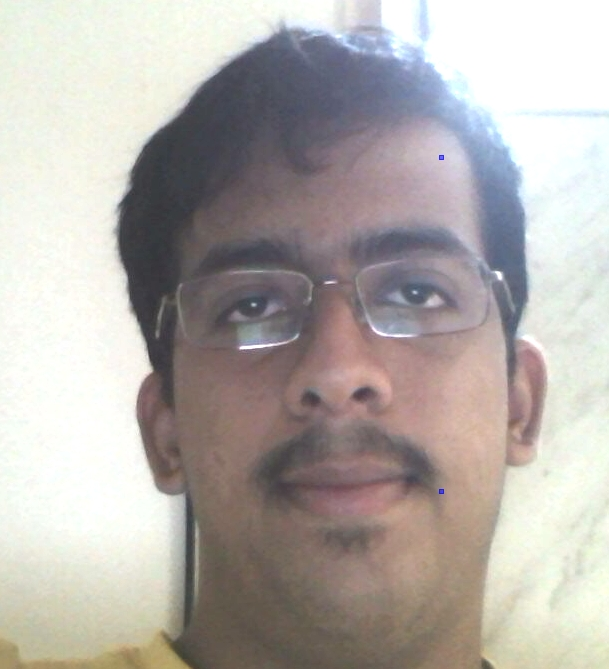
//> input picture my_pic.jpg, 609 x 669 px
$ ./code_hsv my_pic.jpg   (built with g++ and OpenCV 4)
//> lines starting //> are read from the running program, lines starting //| are printed output that depends on the picture
#include<highgui.h>
#include<cv.h>
using namespace std;
using namespace cv;
Vec3b colour[7];
Vec3b find_similar(Vec3b a)
{
long int dist,min_index=0,min_dist=32767;
for (int i=0;i<7;i++)
{
dist = sqrt(pow((colour[i][0]-a[0]),2) + pow((colour[i][1]-a[1]),2) + pow((colour[i][2]-a[2]),2));
if (dist<=min_dist)
{
min_dist=dist;
min_index=i;
}
}
return colour[min_index];
}
char colour_finder(Vec3b a)
{
if (a[0]==255)
{
if (a[1]==255)
return 'w';
else
return 'b';
}
else if (a[1]==255)
{
if (a[2]==255)
return 'y';
else
return 'g';
}
else
{
if (a[2]==255)
{
if (a[1]==140)
return 'o';
else
return 'r';
}
else
return 'n';
}

}
int main(int argc,char **argv)
{
colour[0]=Vec3b(0,0,0);
colour[1]=Vec3b(240,100,100);
colour[2]=Vec3b(120,100,100);
colour[3]=Vec3b(180,100,100);
colour[4]=Vec3b(0,100,100);
colour[5]=Vec3b(0,0,100);
colour[6]=Vec3b(0,140,255);

int width,height;

cout<<"Please enter the output file width"<<endl;
cin>>width;
//> the answer given: 100
cout<<"Please enter the output file height"<<endl;
cin>>height;
//> the answer given: 100

FILE *fp=fopen("output1.csv","w");
Mat img=imread(argv[1]);
//> img is the input picture: 669 rows x 609 cols, CV_8UC3; mean B, G, R 170.2, 174.3, 180
resize(img,img,Size(),(double)width/img.cols,(double)height/img.rows);
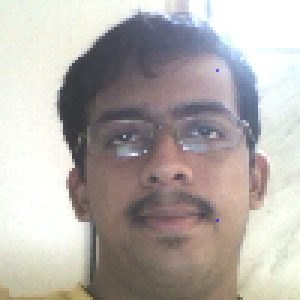
//> img: 100 rows x 100 cols, CV_8UC3 (shown 3 times larger); mean B, G, R 170, 174.2, 179.9
imshow("orig",img);

for (int i=0;i<height;i++)
{
for (int j=0;j<width;j++)
{
img.at<Vec3b>(i,j)=find_similar(img.at<Vec3b>(i,j));
fprintf(fp,"%c ",colour_finder(img.at<Vec3b>(i,j)));
}
fprintf(fp,"\n");
}
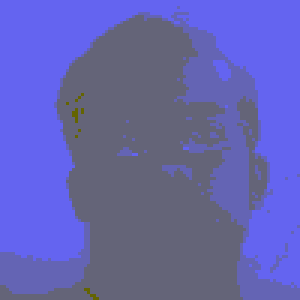
//> img: 100 rows x 100 cols, CV_8UC3 (shown 3 times larger); mean B, G, R 177.3, 100, 100
imshow("new",img);
cvWaitKey(0);
}

$ run again, on malika 01.jpg
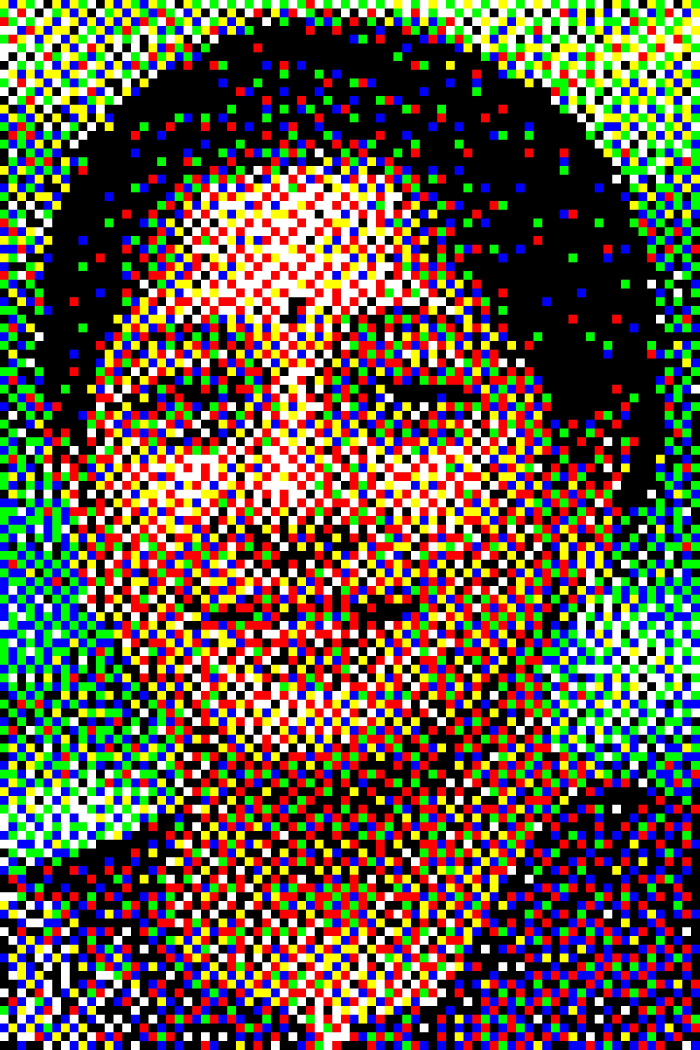
//> input picture malika 01.jpg, 2800 x 4200 px (shown at 1/4 size)
//> img is the input picture: 4200 rows x 2800 cols, CV_8UC3; mean B, G, R 71.4, 87.1, 98
//> `resize(img,img,Size(),(double)width/img.cols,(double)height/img.rows);`:
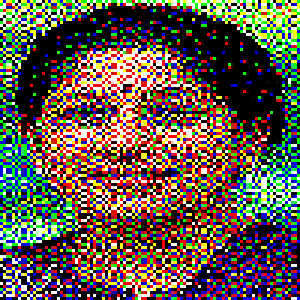
//> img: 100 rows x 100 cols, CV_8UC3 (shown 3 times larger); mean B, G, R 71.6, 86, 97.7
//> after the loop `for (int i=0;i<height;i++)`:
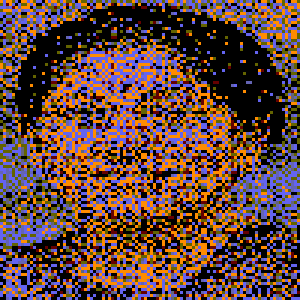
//> img: 100 rows x 100 cols, CV_8UC3 (shown 3 times larger); mean B, G, R 63.3, 68.9, 98
